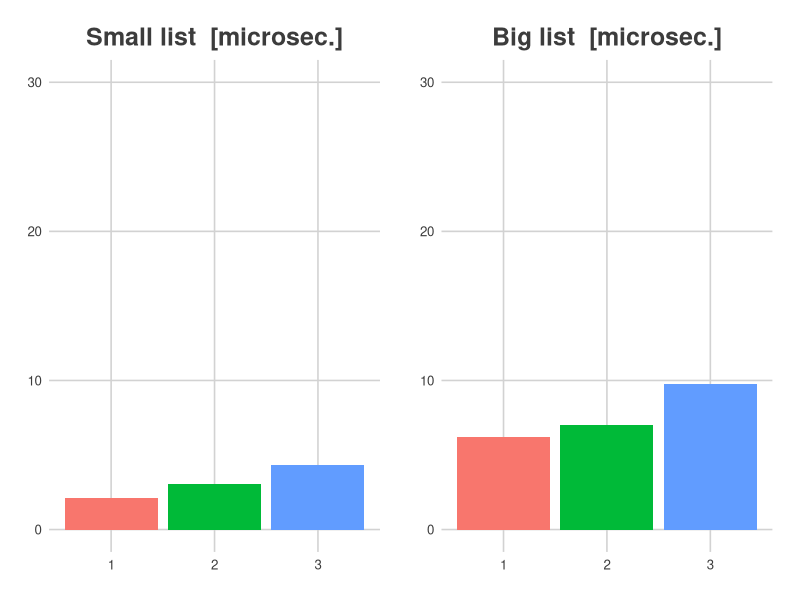
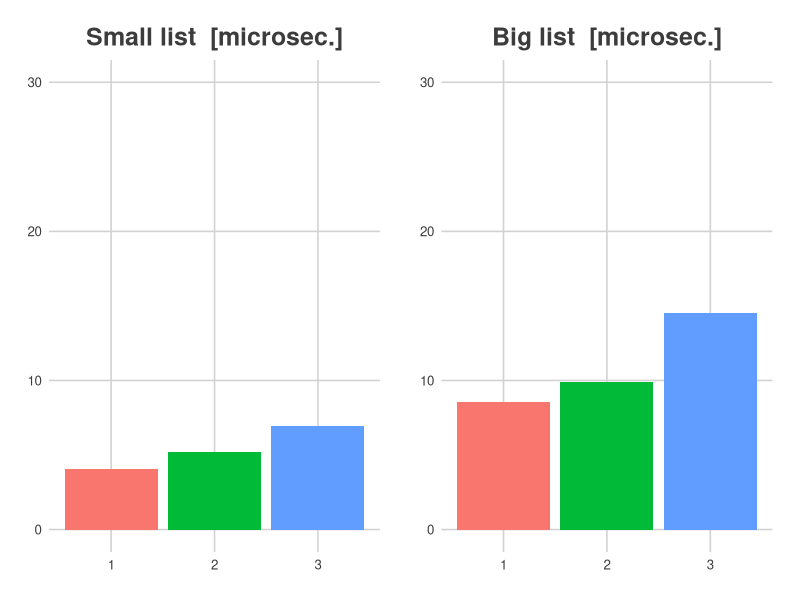

R code for these plots, in order: (Note: this script raises an error after producing the figures.)
## ---- chunk 1
#install.packages("microbenchmark")
#install.packages("ggplot2")
#install.packages("ggthemes")
library(ggplot2)
library(microbenchmark)
library(ggthemes)
library(patchwork)
## ---- chunk 2
zadanieDomowe1 <- function(fun) {
  myFun <- function(input_list, x, ...) {
    fun(eval(substitute(x), input_list), ...)
  }
  myFun
}

zadanieDomowe2 <- function(fun) {
  myFun <- function(input_list, x, ...) {
    do.call(fun, list(eval(substitute(x), input_list), ...))
  }
  myFun
}


zadanieDomowe3 <- function(fun) {
  myFun <- function(input_list, x , ...) {
    nse_element <- substitute(x)
    with(input_list, do.call(fun, list(nse_element, ...)))
  }
  myFun
}
## ---- chunk 3
generate_big_list <- function(list_size = 100, element_size = 1000) {
  l <- list()
  for (i in 1:list_size) {
    l[[paste0("var", i)]] = sample(1:element_size, size = element_size, replace = FALSE) 
  }
  l
}

small_data <- list(var21 = c(10,3,6,7), var32 = c(4,2,1,5))
big_data <- generate_big_list()
## ---- chunk 4
testing <- function(func, data, argmts = list(), areArgs = FALSE, title = "Time performance") {
  
  
  fun_NSE_1 <- zadanieDomowe1(func)
  fun_NSE_2 <- zadanieDomowe2(func)
  fun_NSE_3 <- zadanieDomowe3(func)
  #browser()
  t <- numeric(length = 3)
  if (areArgs == FALSE){
    t[1] <- mean(microbenchmark(fun_NSE_1(data, var21), times = 1000)$time)
    t[2] <- mean(microbenchmark(fun_NSE_2(data, var21), times = 1000)$time)
    t[3] <- mean(microbenchmark(fun_NSE_3(data, var21), times = 1000)$time)
  }
  else{
    t[1] <- mean(microbenchmark(fun_NSE_1(data, var21, argmts), times = 1000)$time)
    t[2] <- mean(microbenchmark(fun_NSE_2(data, var21, argmts), times = 1000)$time)
    t[3] <- mean(microbenchmark(fun_NSE_3(data, var21, argmts), times = 1000)$time)
  }
  fun_names <- c("1", "2", "3")
  
  t <- sapply(t, function(x) { x / 1000})
  
  ggplot(data = data.frame(time = t, solution = fun_names), 
         aes(x = solution, y = time, fill = fun_names)) +
    geom_bar(stat = 'identity') +
    ylim(0, 30) +
    ggtitle(paste(title, ' [microsec.]')) +
    theme_fivethirtyeight() +
    theme(plot.title = element_text(hjust = 0.5), legend.position = 'none',
          panel.background = element_blank(),
          plot.background = element_blank())
}

## ---- chunk 5
p1 <- testing(min, small_data, title = 'Small list')
p2 <- testing(min, big_data, title = 'Big list')
p1 + p2
## ---- chunk 6
p1 <- testing(mean, small_data, title = 'Small list')
p2 <- testing(mean, big_data, title = 'Big list')
p1 + p2
## ---- chunk 7
p1 <- testing(unlist, small_data, list(use.names = FALSE), TRUE, title = 'Small list')
p2 <- testing(unlist, big_data, list(use.names = FALSE), TRUE, title = 'Big list')
p1 + p2
## ---- chunk 8
p1 <- testing(unlist, small_data, list(use.names = TRUE), TRUE, title = 'Small list')
p2 <- testing(unlist, big_data, list(use.names = TRUE), TRUE, title = 'Big list')
p1 + p2
## ---- chunk 9
testing_lm <- function(func, data, title = "Time performance") {
  
  
  fun_NSE_1 <- zadanieDomowe1(func)
  fun_NSE_2 <- zadanieDomowe2(func)
  fun_NSE_3 <- zadanieDomowe3(func)
  #browser()
  t <- numeric(length = 3)
  #browser()
  t[1] <- mean(microbenchmark(fun_NSE_1(data, var21~var32), times = 1000)$time)
  t[2] <- mean(microbenchmark(fun_NSE_2(data, var21~var32), times = 1000)$time)
  t[3] <- mean(microbenchmark(fun_NSE_3(data, var21~var32), times = 1000)$time)
  fun_names <- c("1", "2", "3")
  
  t <- sapply(t, function(x) { x / 1000})

  ggplot(data = data.frame(time = t, solution = fun_names), 
         aes(x = solution, y = time, fill = fun_names)) +
    geom_bar(stat = 'identity') +
    ylim(0, 800) +
    ggtitle(paste(title, ' [microsec.]')) +
    theme_fivethirtyeight() +
    theme(plot.title = element_text(hjust = 0.5), legend.position = 'none',
          panel.background = element_blank(),
          plot.background = element_blank())
}

p1 <- testing_lm(lm, small_data, title = 'Small list')
p2 <- testing_lm(lm, big_data, title = 'Big list')
p1 + p2
